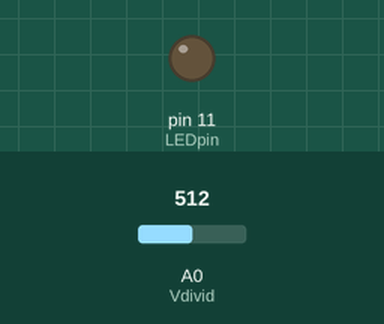
Simulated run of this sketch. Board: Arduino Uno, built with avr-gcc and run on an emulated ATmega328P. On the bench: output pins drawn as LEDs (lit = HIGH). Inputs (shaded band) come from the test bench; at power-on: A0 (Vdivid) = 512.

Above: at 1.2 s.
1.3 s: A0 (Vdivid) set to 490
At 1.7 s:
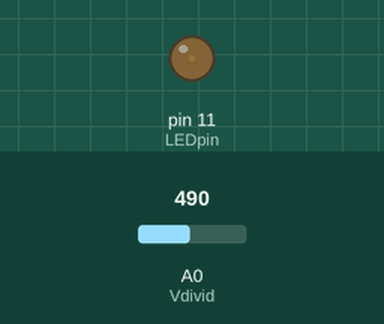
2.8 s: A0 (Vdivid) set to 306
At 3.8 s:
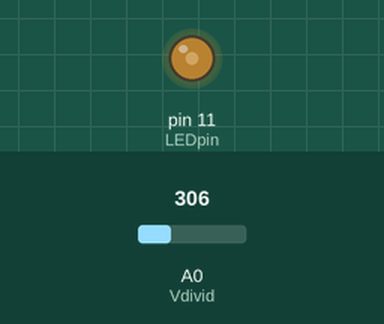
4.3 s: A0 (Vdivid) set to 122
At 5.4 s:
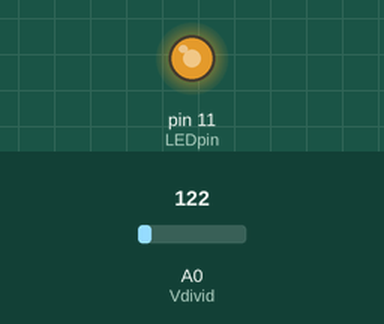
Timing chart, 0 to 7.3 s (numbered marks = the images above; inputs shaded):
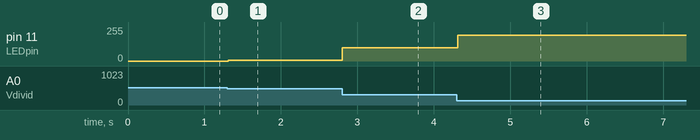

Measured:
- after the input at 1.3 s, pin 11 (LEDpin): 0/255 → 6/255 at once
- after the input at 2.8 s, pin 11 (LEDpin): 6/255 → 99/255 at once
- after the input at 4.3 s, pin 11 (LEDpin): 99/255 → 193/255 at once

The sketch:

project12_photoresistor.ino
```cpp
int Vdivid = A0; // voltage divider analog pin
int LEDpin = 11; // LED on PWM pin
int thresh = 500; // threshold light intensity
int reading, bright;
void setup()
{
pinMode(LEDpin, OUTPUT); // LED pin as output
}
void loop()
{
reading = analogRead(Vdivid); // voltage divider reading
bright = 0; // set LED brightness to zero
// map reading to LED brightness
if(reading<thresh) bright = map(reading, 0, thresh, 255, 0);
analogWrite(LEDpin, bright); // change LED brightness
delay(20); // delay 1000ms
}
```
